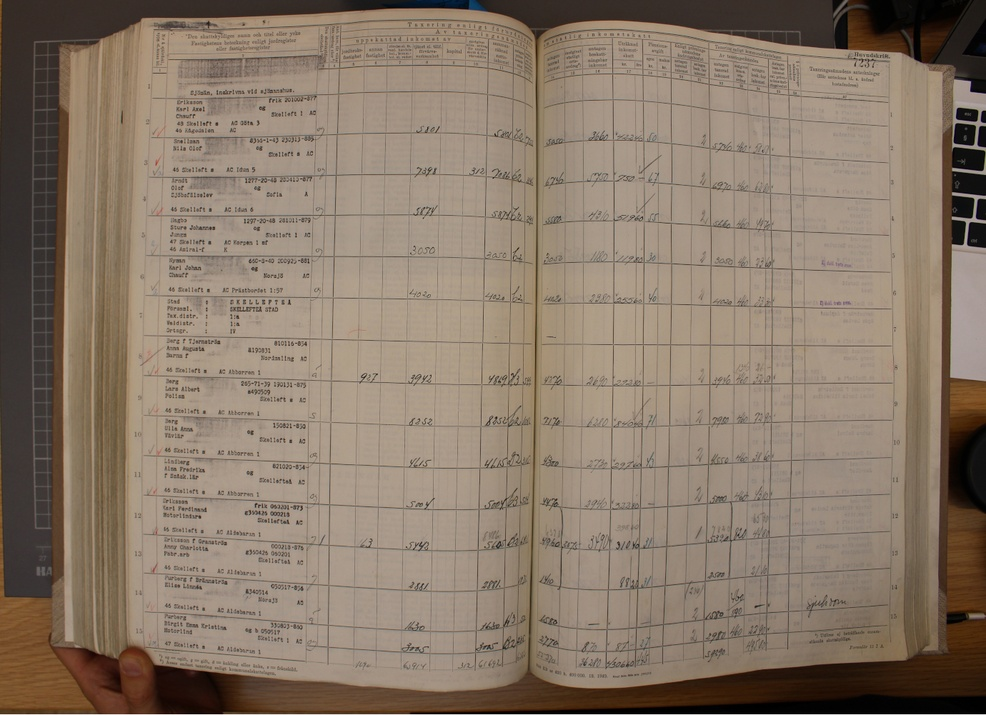
#> input picture IMG_1725.JPG, 986 x 715 px, shrunk from 1380 x 1001 before the run
$ python -i watershed.py   (imports and definitions only)   (older library calls are emulated)
#> lines starting #> are read from the running program, lines starting #| are printed output that depends on the picture
#> further down, picture is the input picture: shape (715, 986, 3); mean B, G, R 105.3, 121.3, 137.7
import numpy as np
import cv2
from scipy.ndimage import label


def morphologize(prep_img):
    # Typical watershed preprocessing algorithm
    # Open -> dilate -> bg = dilated opening - eroded dilated opening
    # foreground = normalized distance transformed opening
    # may be thresholded if desired
    opening = cv2.morphologyEx(prep_img, cv2.MORPH_OPEN, np.ones((3, 3), np.int), iterations=10)
    sure_bg = cv2.dilate(opening, None)
    sure_bg = sure_bg - cv2.erode(sure_bg, None)
    dist_transform = cv2.distanceTransform(opening, cv2.DIST_L2, 5)
    sure_fg = ((dist_transform - dist_transform.min()) / (dist_transform.max() - dist_transform.min()) * 255).astype(
        np.uint8)
    # ret, sure_fg = cv2.threshold(dist_transform, 0.7 * dist_transform.max(), 255, 0)

    return sure_fg, sure_bg


def morph_two(img):
    kernel = np.array([[1, 1, 1], [1, -8, 1], [1, 1, 1]], dtype=np.float32)
    # second deriv kernel (use gaussian?)
    imgLaplacian = cv2.filter2D(img, cv2.CV_32F, kernel)
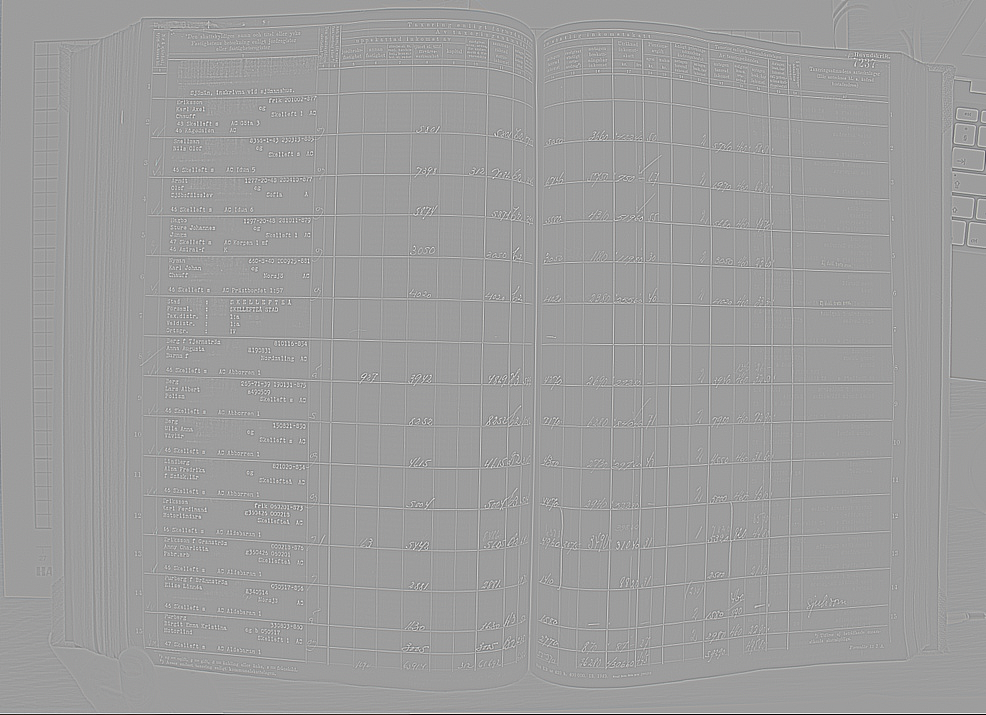
#> imgLaplacian: shape (715, 986, 3) float32; mean B, G, R -0.7, -0.7, -0.7; drawn with min black and max white
    ft32 = np.float32(img)
    imgResult = ft32 - imgLaplacian
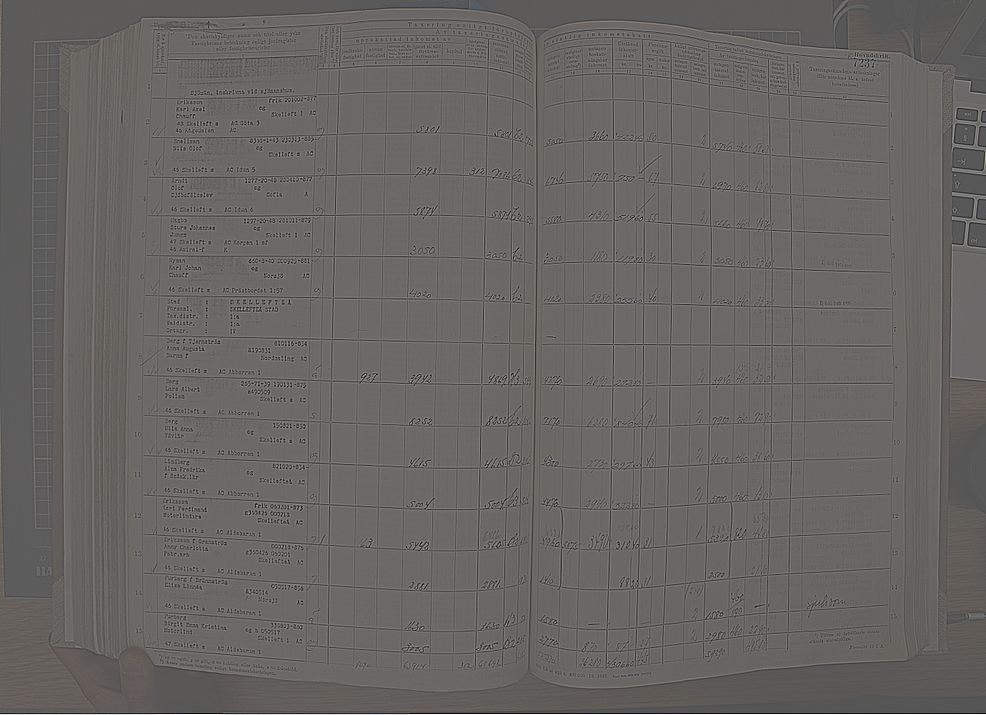
#> imgResult: shape (715, 986, 3) float32; mean B, G, R 106.1, 122, 138.5; drawn with min black and max white
    imgResult = np.clip(imgResult, 0, 255)
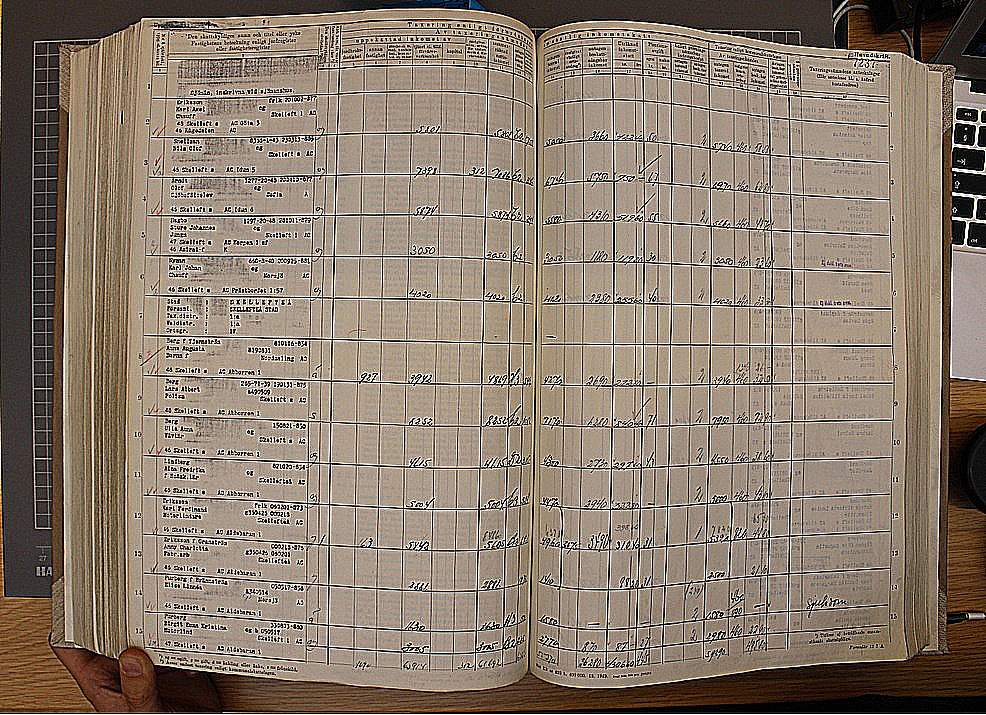
#> imgResult: shape (715, 986, 3) float32; mean B, G, R 110.4, 124.9, 139.7
    imgResult = imgResult.astype('uint8')
    imgLaplacian = np.clip(imgLaplacian, 0, 255)
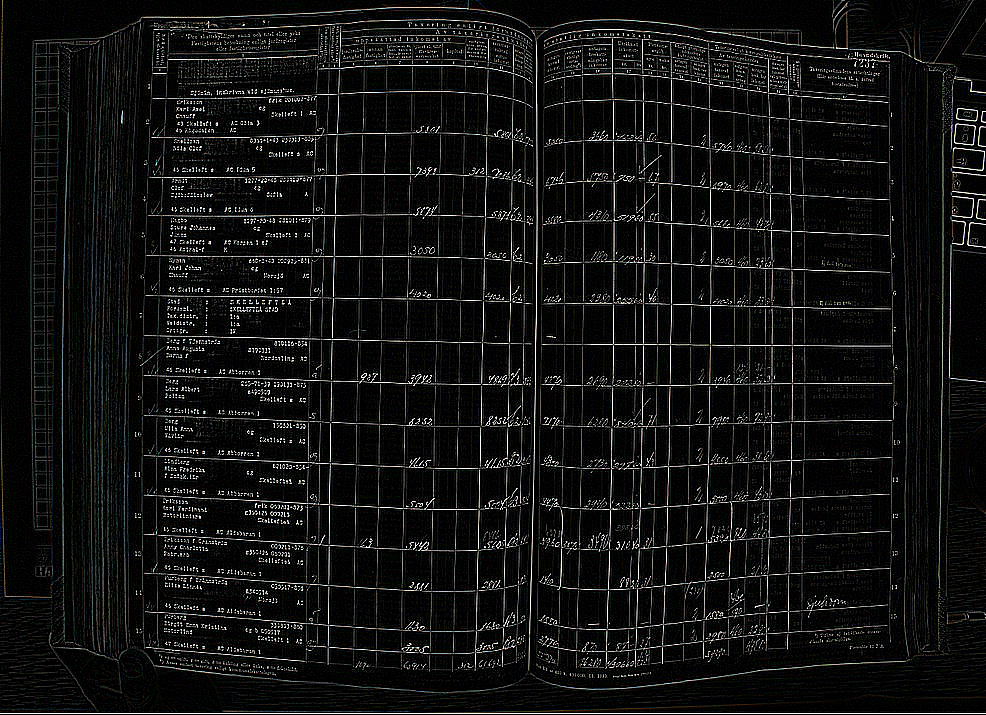
#> imgLaplacian: shape (715, 986, 3) float32; mean B, G, R 18.2, 18.1, 18.3
    imgLaplacian = np.uint8(imgLaplacian)

    opening = cv2.morphologyEx(imgResult, cv2.MORPH_OPEN, np.ones((3, 3), np.int), iterations=10)
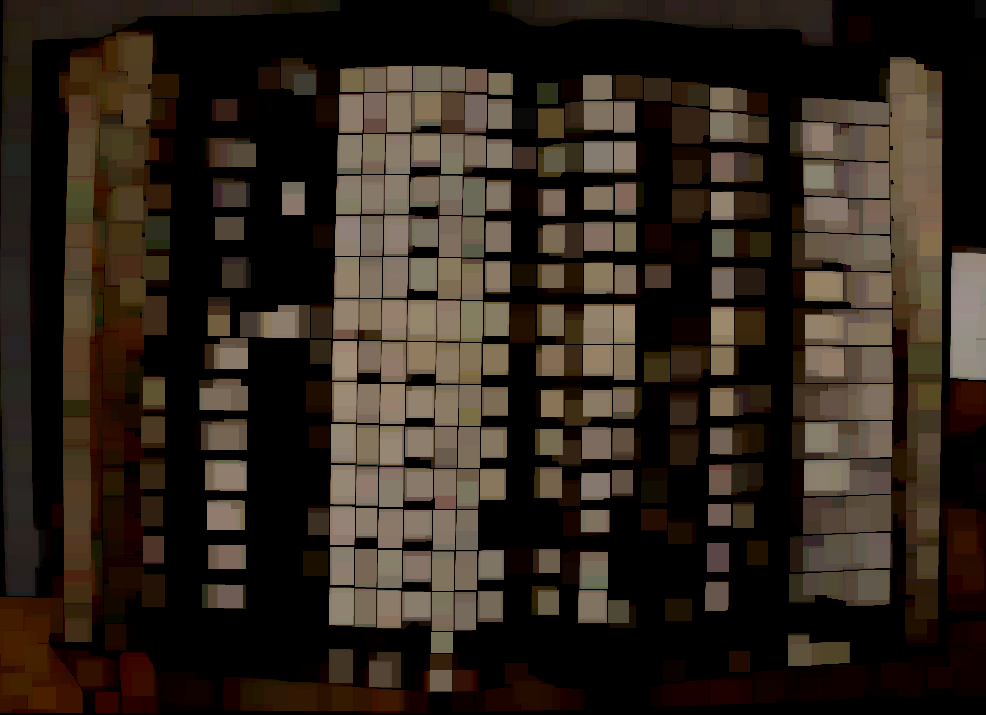
#> opening: shape (715, 986, 3); mean B, G, R 28.4, 37.4, 46.9
    sure_bg = cv2.dilate(opening, None, iterations=5)
    sure_bg = sure_bg - cv2.erode(sure_bg, None)
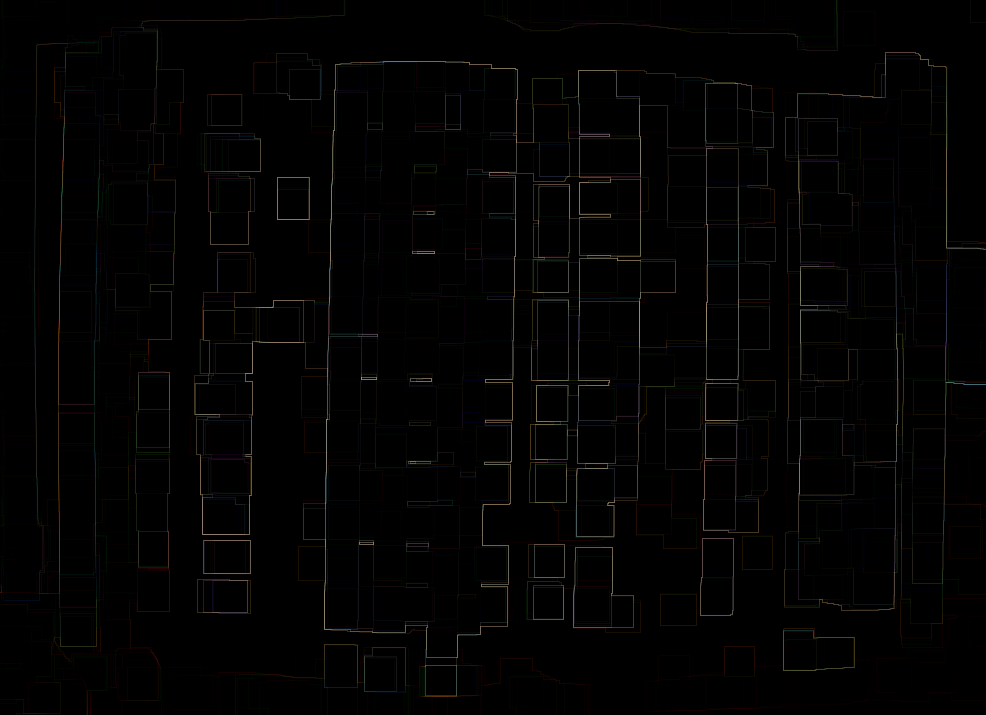
#> sure_bg: shape (715, 986, 3); mean B, G, R 1.9, 2.3, 2.6

#> (the run stopped early here; a loop or call above may not have finished)
